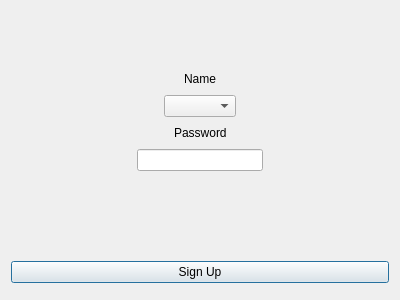
<?xml version="1.0" encoding="UTF-8"?>
<ui version="4.0">
 <class>Dialog</class>
 <widget class="QDialog" name="Dialog">
  <property name="geometry">
   <rect>
    <x>0</x>
    <y>0</y>
    <width>400</width>
    <height>300</height>
   </rect>
  </property>
  <property name="windowTitle">
   <string>Authorization</string>
  </property>
  <property name="styleSheet">
   <string notr="true"/>
  </property>
  <layout class="QVBoxLayout" name="verticalLayout">
   <item>
    <layout class="QVBoxLayout" name="verticalLayout_3">
     <item>
      <spacer name="verticalSpacer_2">
       <property name="orientation">
        <enum>Qt::Vertical</enum>
       </property>
       <property name="sizeHint" stdset="0">
        <size>
         <width>20</width>
         <height>40</height>
        </size>
       </property>
      </spacer>
     </item>
     <item>
      <layout class="QHBoxLayout" name="horizontalLayout_3">
       <item>
        <spacer name="horizontalSpacer_5">
         <property name="orientation">
          <enum>Qt::Horizontal</enum>
         </property>
         <property name="sizeHint" stdset="0">
          <size>
           <width>40</width>
           <height>20</height>
          </size>
         </property>
        </spacer>
       </item>
       <item>
        <widget class="QLabel" name="label">
         <property name="text">
          <string>Name</string>
         </property>
        </widget>
       </item>
       <item>
        <spacer name="horizontalSpacer_6">
         <property name="orientation">
          <enum>Qt::Horizontal</enum>
         </property>
         <property name="sizeHint" stdset="0">
          <size>
           <width>40</width>
           <height>20</height>
          </size>
         </property>
        </spacer>
       </item>
      </layout>
     </item>
     <item>
      <layout class="QHBoxLayout" name="horizontalLayout">
       <item>
        <spacer name="horizontalSpacer">
         <property name="orientation">
          <enum>Qt::Horizontal</enum>
         </property>
         <property name="sizeHint" stdset="0">
          <size>
           <width>40</width>
           <height>20</height>
          </size>
         </property>
        </spacer>
       </item>
       <item>
        <widget class="QComboBox" name="users"/>
       </item>
       <item>
        <spacer name="horizontalSpacer_2">
         <property name="orientation">
          <enum>Qt::Horizontal</enum>
         </property>
         <property name="sizeHint" stdset="0">
          <size>
           <width>40</width>
           <height>20</height>
          </size>
         </property>
        </spacer>
       </item>
      </layout>
     </item>
     <item>
      <layout class="QHBoxLayout" name="horizontalLayout_4">
       <item>
        <spacer name="horizontalSpacer_7">
         <property name="orientation">
          <enum>Qt::Horizontal</enum>
         </property>
         <property name="sizeHint" stdset="0">
          <size>
           <width>40</width>
           <height>20</height>
          </size>
         </property>
        </spacer>
       </item>
       <item>
        <widget class="QLabel" name="label_2">
         <property name="text">
          <string>Password</string>
         </property>
        </widget>
       </item>
       <item>
        <spacer name="horizontalSpacer_8">
         <property name="orientation">
          <enum>Qt::Horizontal</enum>
         </property>
         <property name="sizeHint" stdset="0">
          <size>
           <width>40</width>
           <height>20</height>
          </size>
         </property>
        </spacer>
       </item>
      </layout>
     </item>
     <item>
      <layout class="QHBoxLayout" name="horizontalLayout_2">
       <item>
        <spacer name="horizontalSpacer_3">
         <property name="orientation">
          <enum>Qt::Horizontal</enum>
         </property>
         <property name="sizeHint" stdset="0">
          <size>
           <width>40</width>
           <height>20</height>
          </size>
         </property>
        </spacer>
       </item>
       <item>
        <widget class="QLineEdit" name="password"/>
       </item>
       <item>
        <spacer name="horizontalSpacer_4">
         <property name="orientation">
          <enum>Qt::Horizontal</enum>
         </property>
         <property name="sizeHint" stdset="0">
          <size>
           <width>40</width>
           <height>20</height>
          </size>
         </property>
        </spacer>
       </item>
      </layout>
     </item>
     <item>
      <layout class="QHBoxLayout" name="horizontalLayout_11">
       <item>
        <spacer name="horizontalSpacer_19">
         <property name="orientation">
          <enum>Qt::Horizontal</enum>
         </property>
         <property name="sizeHint" stdset="0">
          <size>
           <width>40</width>
           <height>20</height>
          </size>
         </property>
        </spacer>
       </item>
       <item>
        <widget class="QLabel" name="error">
         <property name="enabled">
          <bool>true</bool>
         </property>
         <property name="text">
          <string/>
         </property>
        </widget>
       </item>
       <item>
        <spacer name="horizontalSpacer_20">
         <property name="orientation">
          <enum>Qt::Horizontal</enum>
         </property>
         <property name="sizeHint" stdset="0">
          <size>
           <width>40</width>
           <height>20</height>
          </size>
         </property>
        </spacer>
       </item>
      </layout>
     </item>
     <item>
      <spacer name="verticalSpacer">
       <property name="orientation">
        <enum>Qt::Vertical</enum>
       </property>
       <property name="sizeHint" stdset="0">
        <size>
         <width>20</width>
         <height>40</height>
        </size>
       </property>
      </spacer>
     </item>
     <item>
      <widget class="QPushButton" name="auth_btn">
       <property name="text">
        <string>Sign Up</string>
       </property>
      </widget>
     </item>
    </layout>
   </item>
   <item>
    <widget class="QDialogButtonBox" name="buttonBox">
     <property name="orientation">
      <enum>Qt::Horizontal</enum>
     </property>
     <property name="standardButtons">
      <set>QDialogButtonBox::NoButton</set>
     </property>
    </widget>
   </item>
  </layout>
 </widget>
 <resources/>
 <connections>
  <connection>
   <sender>buttonBox</sender>
   <signal>accepted()</signal>
   <receiver>Dialog</receiver>
   <slot>accept()</slot>
   <hints>
    <hint type="sourcelabel">
     <x>248</x>
     <y>254</y>
    </hint>
    <hint type="destinationlabel">
     <x>157</x>
     <y>274</y>
    </hint>
   </hints>
  </connection>
  <connection>
   <sender>buttonBox</sender>
   <signal>rejected()</signal>
   <receiver>Dialog</receiver>
   <slot>reject()</slot>
   <hints>
    <hint type="sourcelabel">
     <x>316</x>
     <y>260</y>
    </hint>
    <hint type="destinationlabel">
     <x>286</x>
     <y>274</y>
    </hint>
   </hints>
  </connection>
 </connections>
</ui>
